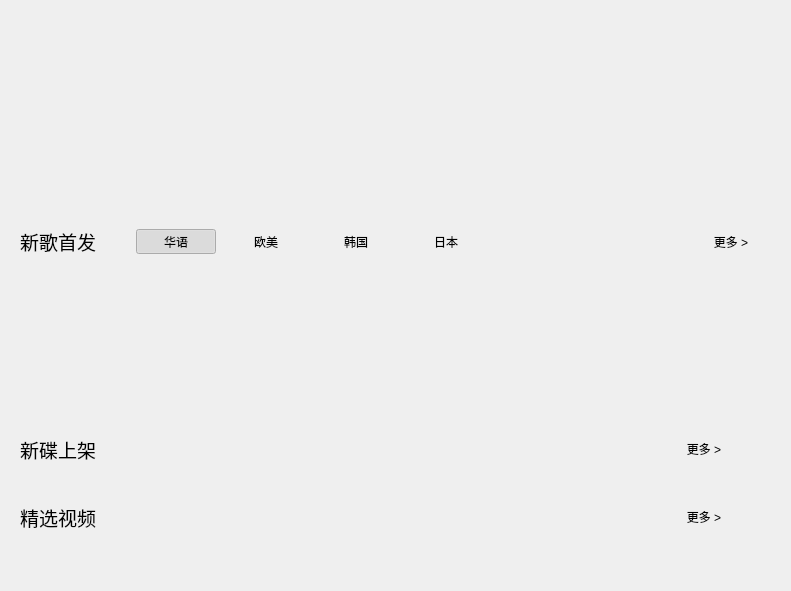
<?xml version="1.0" encoding="UTF-8"?>
<ui version="4.0">
 <class>MusicRepository</class>
 <widget class="QWidget" name="MusicRepository">
  <property name="enabled">
   <bool>true</bool>
  </property>
  <property name="geometry">
   <rect>
    <x>0</x>
    <y>0</y>
    <width>791</width>
    <height>591</height>
   </rect>
  </property>
  <property name="sizePolicy">
   <sizepolicy hsizetype="Preferred" vsizetype="Preferred">
    <horstretch>0</horstretch>
    <verstretch>0</verstretch>
   </sizepolicy>
  </property>
  <property name="windowTitle">
   <string>MusicRepository</string>
  </property>
  <layout class="QVBoxLayout" name="verticalLayout_4">
   <item>
    <widget class="MyScrollArea" name="scrollArea">
     <property name="frameShape">
      <enum>QFrame::NoFrame</enum>
     </property>
     <property name="horizontalScrollBarPolicy">
      <enum>Qt::ScrollBarAlwaysOff</enum>
     </property>
     <property name="widgetResizable">
      <bool>true</bool>
     </property>
     <widget class="QWidget" name="scrollAreaWidgetContents">
      <property name="geometry">
       <rect>
        <x>0</x>
        <y>0</y>
        <width>773</width>
        <height>573</height>
       </rect>
      </property>
      <layout class="QVBoxLayout" name="verticalLayout_3">
       <property name="spacing">
        <number>20</number>
       </property>
       <property name="leftMargin">
        <number>0</number>
       </property>
       <property name="bottomMargin">
        <number>0</number>
       </property>
       <item>
        <widget class="QWidget" name="widget" native="true">
         <layout class="QHBoxLayout" name="horizontalLayout" stretch="5,0,3,0,3">
          <property name="bottomMargin">
           <number>15</number>
          </property>
          <item>
           <widget class="QWidget" name="ranking_list_widget" native="true">
            <property name="sizePolicy">
             <sizepolicy hsizetype="Expanding" vsizetype="Preferred">
              <horstretch>0</horstretch>
              <verstretch>0</verstretch>
             </sizepolicy>
            </property>
            <property name="minimumSize">
             <size>
              <width>340</width>
              <height>160</height>
             </size>
            </property>
           </widget>
          </item>
          <item>
           <spacer name="horizontalSpacer">
            <property name="orientation">
             <enum>Qt::Horizontal</enum>
            </property>
            <property name="sizeType">
             <enum>QSizePolicy::Preferred</enum>
            </property>
            <property name="sizeHint" stdset="0">
             <size>
              <width>15</width>
              <height>20</height>
             </size>
            </property>
           </spacer>
          </item>
          <item>
           <widget class="QWidget" name="singer_widget" native="true">
            <property name="sizePolicy">
             <sizepolicy hsizetype="Expanding" vsizetype="Preferred">
              <horstretch>0</horstretch>
              <verstretch>0</verstretch>
             </sizepolicy>
            </property>
            <property name="minimumSize">
             <size>
              <width>180</width>
              <height>160</height>
             </size>
            </property>
           </widget>
          </item>
          <item>
           <spacer name="horizontalSpacer_2">
            <property name="orientation">
             <enum>Qt::Horizontal</enum>
            </property>
            <property name="sizeType">
             <enum>QSizePolicy::Preferred</enum>
            </property>
            <property name="sizeHint" stdset="0">
             <size>
              <width>15</width>
              <height>20</height>
             </size>
            </property>
           </spacer>
          </item>
          <item>
           <widget class="QWidget" name="classify_widget" native="true">
            <property name="sizePolicy">
             <sizepolicy hsizetype="Expanding" vsizetype="Preferred">
              <horstretch>0</horstretch>
              <verstretch>0</verstretch>
             </sizepolicy>
            </property>
            <property name="minimumSize">
             <size>
              <width>180</width>
              <height>160</height>
             </size>
            </property>
           </widget>
          </item>
         </layout>
        </widget>
       </item>
       <item>
        <widget class="QWidget" name="title_widget" native="true">
         <property name="sizePolicy">
          <sizepolicy hsizetype="Preferred" vsizetype="Fixed">
           <horstretch>0</horstretch>
           <verstretch>0</verstretch>
          </sizepolicy>
         </property>
         <property name="minimumSize">
          <size>
           <width>0</width>
           <height>30</height>
          </size>
         </property>
         <property name="maximumSize">
          <size>
           <width>16777215</width>
           <height>30</height>
          </size>
         </property>
         <layout class="QHBoxLayout" name="horizontalLayout_2">
          <property name="spacing">
           <number>10</number>
          </property>
          <property name="topMargin">
           <number>5</number>
          </property>
          <property name="rightMargin">
           <number>0</number>
          </property>
          <property name="bottomMargin">
           <number>0</number>
          </property>
          <item>
           <widget class="QLabel" name="label">
            <property name="font">
             <font>
              <pointsize>14</pointsize>
             </font>
            </property>
            <property name="text">
             <string>新歌首发</string>
            </property>
           </widget>
          </item>
          <item>
           <spacer name="horizontalSpacer_3">
            <property name="orientation">
             <enum>Qt::Horizontal</enum>
            </property>
            <property name="sizeType">
             <enum>QSizePolicy::Fixed</enum>
            </property>
            <property name="sizeHint" stdset="0">
             <size>
              <width>30</width>
              <height>20</height>
             </size>
            </property>
           </spacer>
          </item>
          <item>
           <widget class="QPushButton" name="chinese_pushButton">
            <property name="cursor">
             <cursorShape>PointingHandCursor</cursorShape>
            </property>
            <property name="text">
             <string>华语</string>
            </property>
            <property name="checkable">
             <bool>true</bool>
            </property>
            <property name="checked">
             <bool>true</bool>
            </property>
            <property name="flat">
             <bool>true</bool>
            </property>
           </widget>
          </item>
          <item>
           <widget class="QPushButton" name="west_pushButton">
            <property name="cursor">
             <cursorShape>PointingHandCursor</cursorShape>
            </property>
            <property name="text">
             <string>欧美</string>
            </property>
            <property name="checkable">
             <bool>true</bool>
            </property>
            <property name="flat">
             <bool>true</bool>
            </property>
           </widget>
          </item>
          <item>
           <widget class="QPushButton" name="korea_pushButton">
            <property name="cursor">
             <cursorShape>PointingHandCursor</cursorShape>
            </property>
            <property name="text">
             <string>韩国</string>
            </property>
            <property name="checkable">
             <bool>true</bool>
            </property>
            <property name="flat">
             <bool>true</bool>
            </property>
           </widget>
          </item>
          <item>
           <widget class="QPushButton" name="japan_pushButton">
            <property name="cursor">
             <cursorShape>PointingHandCursor</cursorShape>
            </property>
            <property name="text">
             <string>日本</string>
            </property>
            <property name="checkable">
             <bool>true</bool>
            </property>
            <property name="flat">
             <bool>true</bool>
            </property>
           </widget>
          </item>
          <item>
           <spacer name="horizontalSpacer_4">
            <property name="orientation">
             <enum>Qt::Horizontal</enum>
            </property>
            <property name="sizeHint" stdset="0">
             <size>
              <width>353</width>
              <height>20</height>
             </size>
            </property>
           </spacer>
          </item>
          <item>
           <widget class="QPushButton" name="more_pushButton1">
            <property name="cursor">
             <cursorShape>PointingHandCursor</cursorShape>
            </property>
            <property name="text">
             <string>更多 &gt;</string>
            </property>
            <property name="flat">
             <bool>true</bool>
            </property>
           </widget>
          </item>
         </layout>
        </widget>
       </item>
       <item>
        <widget class="SlidingStackedWidget" name="stackedWidget">
         <property name="sizePolicy">
          <sizepolicy hsizetype="Expanding" vsizetype="Preferred">
           <horstretch>0</horstretch>
           <verstretch>0</verstretch>
          </sizepolicy>
         </property>
        </widget>
       </item>
       <item>
        <widget class="QWidget" name="table_widget" native="true">
         <property name="enabled">
          <bool>true</bool>
         </property>
         <property name="sizePolicy">
          <sizepolicy hsizetype="Expanding" vsizetype="Preferred">
           <horstretch>0</horstretch>
           <verstretch>0</verstretch>
          </sizepolicy>
         </property>
         <layout class="QVBoxLayout" name="verticalLayout_14">
          <property name="leftMargin">
           <number>0</number>
          </property>
          <property name="bottomMargin">
           <number>0</number>
          </property>
          <item>
           <widget class="QWidget" name="widget_33" native="true">
            <layout class="QVBoxLayout" name="verticalLayout">
             <property name="leftMargin">
              <number>0</number>
             </property>
             <item>
              <widget class="QWidget" name="widget_2" native="true">
               <layout class="QHBoxLayout" name="horizontalLayout_21">
                <property name="topMargin">
                 <number>0</number>
                </property>
                <property name="bottomMargin">
                 <number>0</number>
                </property>
                <item>
                 <widget class="QLabel" name="new_disk_label">
                  <property name="font">
                   <font>
                    <pointsize>14</pointsize>
                   </font>
                  </property>
                  <property name="text">
                   <string>新碟上架</string>
                  </property>
                 </widget>
                </item>
                <item>
                 <spacer name="horizontalSpacer_6">
                  <property name="orientation">
                   <enum>Qt::Horizontal</enum>
                  </property>
                  <property name="sizeHint" stdset="0">
                   <size>
                    <width>726</width>
                    <height>20</height>
                   </size>
                  </property>
                 </spacer>
                </item>
                <item>
                 <widget class="QPushButton" name="more_pushButton2">
                  <property name="cursor">
                   <cursorShape>PointingHandCursor</cursorShape>
                  </property>
                  <property name="text">
                   <string>更多 &gt;</string>
                  </property>
                  <property name="flat">
                   <bool>true</bool>
                  </property>
                 </widget>
                </item>
               </layout>
              </widget>
             </item>
             <item>
              <widget class="QWidget" name="new_disk_widget" native="true">
               <layout class="QHBoxLayout" name="horizontalLayout_3" stretch="1,1,1,1,1,1,1">
                <property name="spacing">
                 <number>0</number>
                </property>
                <property name="leftMargin">
                 <number>0</number>
                </property>
                <property name="topMargin">
                 <number>0</number>
                </property>
                <property name="rightMargin">
                 <number>0</number>
                </property>
                <property name="bottomMargin">
                 <number>0</number>
                </property>
                <item>
                 <widget class="MusicRepoBlock" name="block_widget1" native="true">
                  <property name="sizePolicy">
                   <sizepolicy hsizetype="Expanding" vsizetype="Preferred">
                    <horstretch>0</horstretch>
                    <verstretch>0</verstretch>
                   </sizepolicy>
                  </property>
                 </widget>
                </item>
                <item>
                 <widget class="MusicRepoBlock" name="block_widget2" native="true">
                  <property name="sizePolicy">
                   <sizepolicy hsizetype="Expanding" vsizetype="Preferred">
                    <horstretch>0</horstretch>
                    <verstretch>0</verstretch>
                   </sizepolicy>
                  </property>
                 </widget>
                </item>
                <item>
                 <widget class="MusicRepoBlock" name="block_widget3" native="true">
                  <property name="sizePolicy">
                   <sizepolicy hsizetype="Expanding" vsizetype="Preferred">
                    <horstretch>0</horstretch>
                    <verstretch>0</verstretch>
                   </sizepolicy>
                  </property>
                 </widget>
                </item>
                <item>
                 <widget class="MusicRepoBlock" name="block_widget4" native="true">
                  <property name="sizePolicy">
                   <sizepolicy hsizetype="Expanding" vsizetype="Preferred">
                    <horstretch>0</horstretch>
                    <verstretch>0</verstretch>
                   </sizepolicy>
                  </property>
                 </widget>
                </item>
                <item>
                 <widget class="MusicRepoBlock" name="block_widget5" native="true">
                  <property name="sizePolicy">
                   <sizepolicy hsizetype="Expanding" vsizetype="Preferred">
                    <horstretch>0</horstretch>
                    <verstretch>0</verstretch>
                   </sizepolicy>
                  </property>
                 </widget>
                </item>
                <item>
                 <widget class="MusicRepoBlock" name="block_widget6" native="true">
                  <property name="sizePolicy">
                   <sizepolicy hsizetype="Expanding" vsizetype="Preferred">
                    <horstretch>0</horstretch>
                    <verstretch>0</verstretch>
                   </sizepolicy>
                  </property>
                 </widget>
                </item>
                <item>
                 <widget class="MusicRepoBlock" name="block_widget7" native="true">
                  <property name="sizePolicy">
                   <sizepolicy hsizetype="Expanding" vsizetype="Preferred">
                    <horstretch>0</horstretch>
                    <verstretch>0</verstretch>
                   </sizepolicy>
                  </property>
                 </widget>
                </item>
               </layout>
              </widget>
             </item>
            </layout>
           </widget>
          </item>
          <item>
           <widget class="QWidget" name="widget_34" native="true">
            <layout class="QVBoxLayout" name="verticalLayout_13">
             <property name="leftMargin">
              <number>0</number>
             </property>
             <property name="bottomMargin">
              <number>0</number>
             </property>
             <item>
              <widget class="QWidget" name="widget_35" native="true">
               <layout class="QHBoxLayout" name="horizontalLayout_23">
                <property name="bottomMargin">
                 <number>0</number>
                </property>
                <item>
                 <widget class="QLabel" name="select_label">
                  <property name="font">
                   <font>
                    <pointsize>14</pointsize>
                   </font>
                  </property>
                  <property name="text">
                   <string>精选视频</string>
                  </property>
                 </widget>
                </item>
                <item>
                 <spacer name="horizontalSpacer_8">
                  <property name="orientation">
                   <enum>Qt::Horizontal</enum>
                  </property>
                  <property name="sizeHint" stdset="0">
                   <size>
                    <width>537</width>
                    <height>20</height>
                   </size>
                  </property>
                 </spacer>
                </item>
                <item>
                 <widget class="QPushButton" name="more_pushButton3">
                  <property name="cursor">
                   <cursorShape>PointingHandCursor</cursorShape>
                  </property>
                  <property name="text">
                   <string>更多 &gt;</string>
                  </property>
                  <property name="flat">
                   <bool>true</bool>
                  </property>
                 </widget>
                </item>
               </layout>
              </widget>
             </item>
             <item>
              <widget class="QWidget" name="select_widget" native="true">
               <layout class="QVBoxLayout" name="verticalLayout_2" stretch="0,0">
                <property name="spacing">
                 <number>10</number>
                </property>
                <property name="leftMargin">
                 <number>0</number>
                </property>
                <property name="topMargin">
                 <number>5</number>
                </property>
                <property name="rightMargin">
                 <number>0</number>
                </property>
                <property name="bottomMargin">
                 <number>0</number>
                </property>
                <item>
                 <widget class="QWidget" name="video_line_1" native="true">
                  <layout class="QHBoxLayout" name="horizontalLayout_4">
                   <property name="topMargin">
                    <number>0</number>
                   </property>
                   <item>
                    <widget class="MusicRepoVideo" name="video_widget1" native="true">
                     <property name="sizePolicy">
                      <sizepolicy hsizetype="Expanding" vsizetype="Preferred">
                       <horstretch>0</horstretch>
                       <verstretch>0</verstretch>
                      </sizepolicy>
                     </property>
                    </widget>
                   </item>
                   <item>
                    <widget class="MusicRepoVideo" name="video_widget2" native="true">
                     <property name="sizePolicy">
                      <sizepolicy hsizetype="Expanding" vsizetype="Preferred">
                       <horstretch>0</horstretch>
                       <verstretch>0</verstretch>
                      </sizepolicy>
                     </property>
                    </widget>
                   </item>
                   <item>
                    <widget class="MusicRepoVideo" name="video_widget3" native="true">
                     <property name="sizePolicy">
                      <sizepolicy hsizetype="Expanding" vsizetype="Preferred">
                       <horstretch>0</horstretch>
                       <verstretch>0</verstretch>
                      </sizepolicy>
                     </property>
                    </widget>
                   </item>
                   <item>
                    <widget class="MusicRepoVideo" name="video_widget4" native="true">
                     <property name="sizePolicy">
                      <sizepolicy hsizetype="Expanding" vsizetype="Preferred">
                       <horstretch>0</horstretch>
                       <verstretch>0</verstretch>
                      </sizepolicy>
                     </property>
                    </widget>
                   </item>
                   <item>
                    <widget class="MusicRepoVideo" name="video_widget5" native="true">
                     <property name="sizePolicy">
                      <sizepolicy hsizetype="Expanding" vsizetype="Preferred">
                       <horstretch>0</horstretch>
                       <verstretch>0</verstretch>
                      </sizepolicy>
                     </property>
                    </widget>
                   </item>
                  </layout>
                 </widget>
                </item>
                <item>
                 <widget class="QWidget" name="video_line_2" native="true">
                  <layout class="QHBoxLayout" name="horizontalLayout_5">
                   <item>
                    <widget class="MusicRepoVideo" name="video_widget6" native="true">
                     <property name="sizePolicy">
                      <sizepolicy hsizetype="Expanding" vsizetype="Preferred">
                       <horstretch>0</horstretch>
                       <verstretch>0</verstretch>
                      </sizepolicy>
                     </property>
                    </widget>
                   </item>
                   <item>
                    <widget class="MusicRepoVideo" name="video_widget7" native="true">
                     <property name="sizePolicy">
                      <sizepolicy hsizetype="Expanding" vsizetype="Preferred">
                       <horstretch>0</horstretch>
                       <verstretch>0</verstretch>
                      </sizepolicy>
                     </property>
                    </widget>
                   </item>
                   <item>
                    <widget class="MusicRepoVideo" name="video_widget8" native="true">
                     <property name="sizePolicy">
                      <sizepolicy hsizetype="Expanding" vsizetype="Preferred">
                       <horstretch>0</horstretch>
                       <verstretch>0</verstretch>
                      </sizepolicy>
                     </property>
                    </widget>
                   </item>
                   <item>
                    <widget class="MusicRepoVideo" name="video_widget9" native="true">
                     <property name="sizePolicy">
                      <sizepolicy hsizetype="Expanding" vsizetype="Preferred">
                       <horstretch>0</horstretch>
                       <verstretch>0</verstretch>
                      </sizepolicy>
                     </property>
                    </widget>
                   </item>
                   <item>
                    <widget class="MusicRepoVideo" name="video_widget10" native="true">
                     <property name="sizePolicy">
                      <sizepolicy hsizetype="Expanding" vsizetype="Preferred">
                       <horstretch>0</horstretch>
                       <verstretch>0</verstretch>
                      </sizepolicy>
                     </property>
                    </widget>
                   </item>
                  </layout>
                 </widget>
                </item>
               </layout>
              </widget>
             </item>
            </layout>
           </widget>
          </item>
         </layout>
        </widget>
       </item>
      </layout>
     </widget>
    </widget>
   </item>
  </layout>
 </widget>
 <customwidgets>
  <customwidget>
   <class>MusicRepoBlock</class>
   <extends>QWidget</extends>
   <header>MusicRepoBlock.h</header>
   <container>1</container>
  </customwidget>
  <customwidget>
   <class>MusicRepoVideo</class>
   <extends>QWidget</extends>
   <header>MusicRepoVideo.h</header>
   <container>1</container>
  </customwidget>
  <customwidget>
   <class>MyScrollArea</class>
   <extends>QScrollArea</extends>
   <header>MyScrollArea.h</header>
   <container>1</container>
  </customwidget>
  <customwidget>
   <class>SlidingStackedWidget</class>
   <extends>QStackedWidget</extends>
   <header>slidingstackedwidget.h</header>
   <container>1</container>
  </customwidget>
 </customwidgets>
 <resources/>
 <connections/>
</ui>
